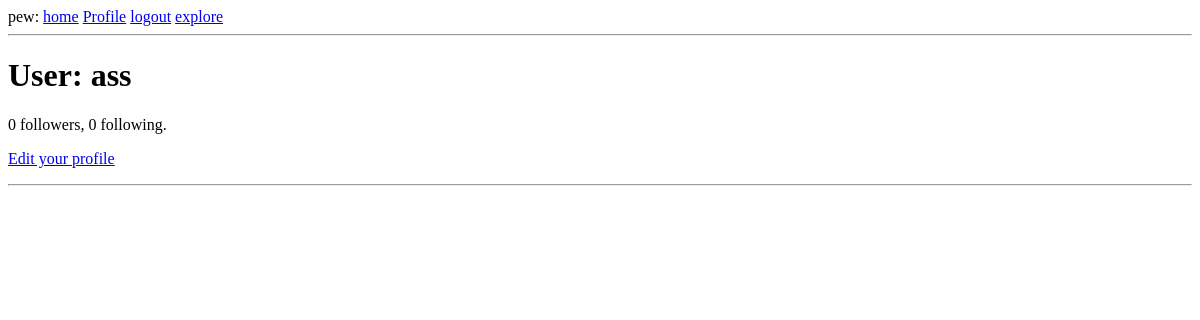
Before: /user/ass (signed in) with the older database file.
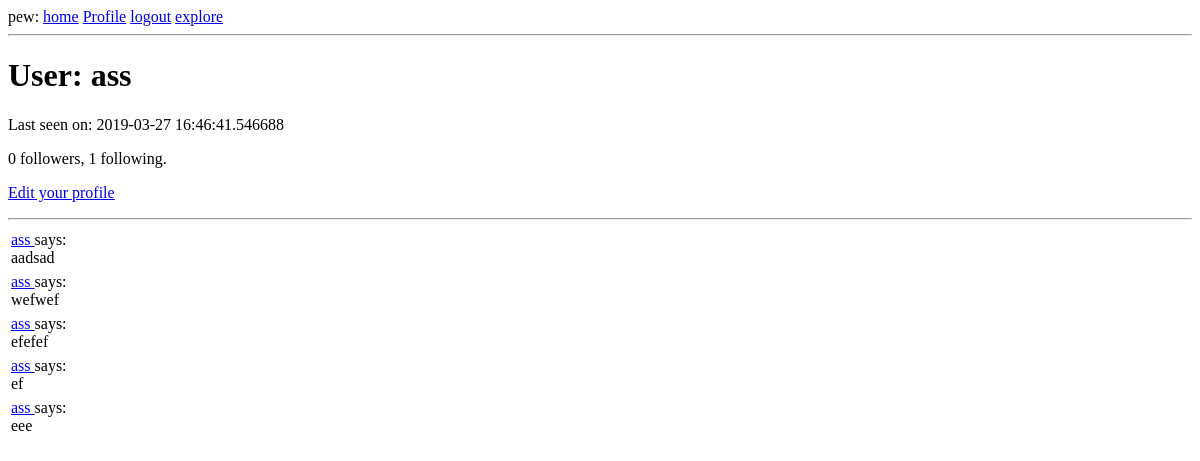
After: the same page with the newer database file.
### app/models.py (models this page shows, shortened)
class User(UserMixin, db.Model):
	id = db.Column(db.Integer, primary_key=True)
	username = db.Column(db.String(64), index=True, unique=True)
	email = db.Column(db.String(120), index=True, unique=True)
	password_hash = db.Column(db.String(128))
	posts = db.relationship('Post', backref='author', lazy='dynamic')
	about_me = db.Column(db.String(140))
	last_seen = db.Column(db.DateTime, default=datetime.utcnow)
	followed = db.relationship(
		'User',
		secondary = followers,
		primaryjoin = (followers.c.follower_id == id),
		secondaryjoin = (followers.c.followed_id == id),
		backref = db.backref('followers', lazy='dynamic'),
		lazy = 'dynamic'
	)
	@login.user_loader
	def load_user(id):
		return User.query.get(int(id))

class Post(db.Model):
	id = db.Column(db.Integer, primary_key=True)
	body = db.Column(db.String(140))
	timestamp = db.Column(db.DateTime, index=True, default=datetime.utcnow)
	user_id = db.Column(db.Integer, db.ForeignKey('user.id'))

### app/routes.py (the view)
@app.route('/user/<username>')
@login_required
def user(username):
	user = User.query.filter_by(username=username).first_or_404()
	page = request.args.get('page', 1, type=int)
	posts = user.posts.order_by(Post.timestamp.desc()).paginate(
		page, app.config['POSTS_PER_PAGE'], False)
	next_url = url_for('user', username=user.username, page=posts.next_num) \
		if posts.has_next else None
	prev_url = url_for('user', username=user.username, page=posts.prev_num) \
		if posts.has_prev else None
	return render_template('user.html', user=user, posts=posts.items,
						   next_url=next_url, prev_url=prev_url)

### app/routes.py (called while the page is built)
@app.before_request
def before_request():
	if current_user.is_authenticated:
		current_user.last_seen = datetime.utcnow()
		db.session.commit()

### app/templates/user.html (shortened to what this page needs)
{% extends "base.html" %}
{% block content %}
    <h1>User: {{ user.username }}</h1>
	{% if user.last_seen %}<p>Last seen on: {{ user.last_seen }}</p>{% endif %}
	<p>{{ user.followers.count() }} followers, {{ user.followed.count() }} following.</p>
	{% if user == current_user %}
        <p><a href="{{ url_for('edit_profile') }}">Edit your profile</a></p>
        {% elif not current_user.is_following(user) %}
        <p><a href="{{ url_for('follow', username=user.username) }}">Follow</a></p>
        {% else %}
        <p><a href="{{ url_for('unfollow', username=user.username) }}">Unfollow</a></p>
        {% endif %}
    <hr>
    {% for post in posts %}
		{% include '_post.html' %}
    {% endfor %}
{% endblock %}

### app/templates/_post.html
<table>
	<tr valign="top">
		<td>
			<a href="{{ url_for('user', username=post.author.username) }}">
				{{ post.author.username }}
			</a>
		says:<br>{{ post.body }}</td>
	</tr>
</table>

Changed rows visible on the page:
changed User "ass": last_seen (not shown) → "2019-03-27 16:46:41.546688"
added Post: author.username "ass", body "aadsad"
added Post: author.username "ass", body "wefwef"
added Post: author.username "ass", body "efefef"
added Post: author.username "ass", body "ef"
added Post: author.username "ass", body "eee"
Other visible differences:
{{ user.followed.count() }}: "0" → "1"
text now shown: "Last seen on:"
